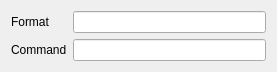
<?xml version="1.0" encoding="UTF-8"?>
<ui version="4.0">
 <class>AddFormat</class>
 <widget class="QWidget" name="AddFormat">
  <property name="geometry">
   <rect>
    <x>0</x>
    <y>0</y>
    <width>277</width>
    <height>62</height>
   </rect>
  </property>
  <property name="windowTitle">
   <string notr="true"/>
  </property>
  <layout class="QFormLayout" name="formLayout">
   <item row="0" column="0">
    <widget class="QLabel" name="label">
     <property name="text">
      <string>Format</string>
     </property>
    </widget>
   </item>
   <item row="0" column="1">
    <widget class="KLineEdit" name="formatEdit"/>
   </item>
   <item row="1" column="0">
    <widget class="QLabel" name="label_2">
     <property name="text">
      <string>Command</string>
     </property>
    </widget>
   </item>
   <item row="1" column="1">
    <widget class="KLineEdit" name="commandEdit"/>
   </item>
  </layout>
 </widget>
 <customwidgets>
  <customwidget>
   <class>KLineEdit</class>
   <extends>QLineEdit</extends>
   <header>klineedit.h</header>
  </customwidget>
 </customwidgets>
 <resources/>
 <connections/>
</ui>
